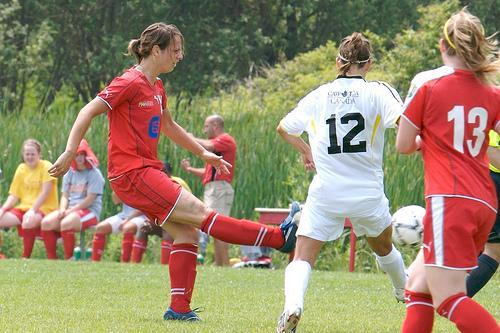
%> input picture Assignment 3/soccer.jpg, 500 x 333 px
$ octave Untitled.m   (GNU Octave 9; MATLAB toolbox functions it lacks are replaced by stand-ins)
%> lines starting %> are read from the running program, lines starting %| are printed output that depends on the picture
Q2InputImg = imread('soccer.jpg');
%> Q2InputImg is the input picture: size 333x500x3 uint8; mean R, G, B 153.3, 135.4, 107.9
A = imresize(Q2InputImg,0.5);
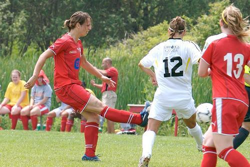
%> A: size 167x250x3 uint8; mean R, G, B 153.3, 135.4, 107.9
L = imsegkmeans(A,6);
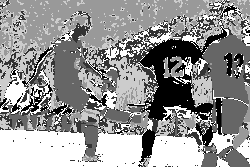
%> L: size 167x250 uint8; min 1, max 6, mean 3.89; drawn with min black and max white
B = labeloverlay(A,L);
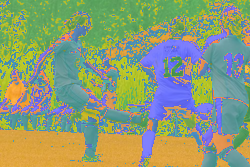
%> B: size 167x250x3 uint8; mean R, G, B 140.8, 156.3, 117.6
figure(2);
imshow(B)
